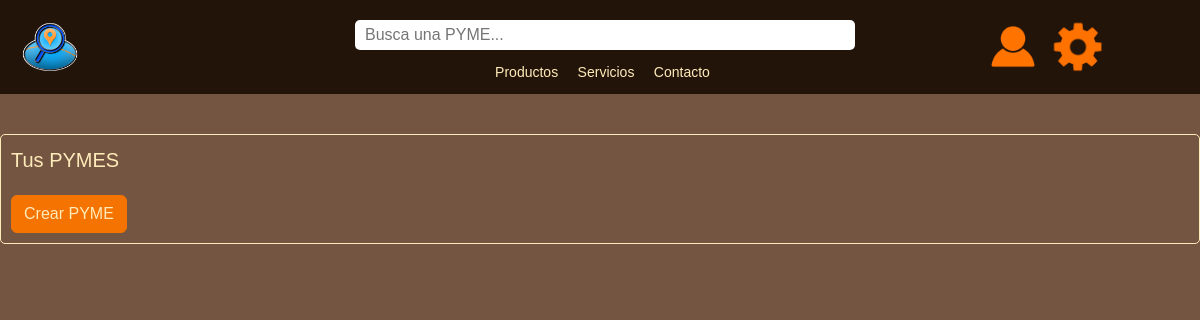
The page /pyme_usuario/ (signed in) on the database as committed earlier.
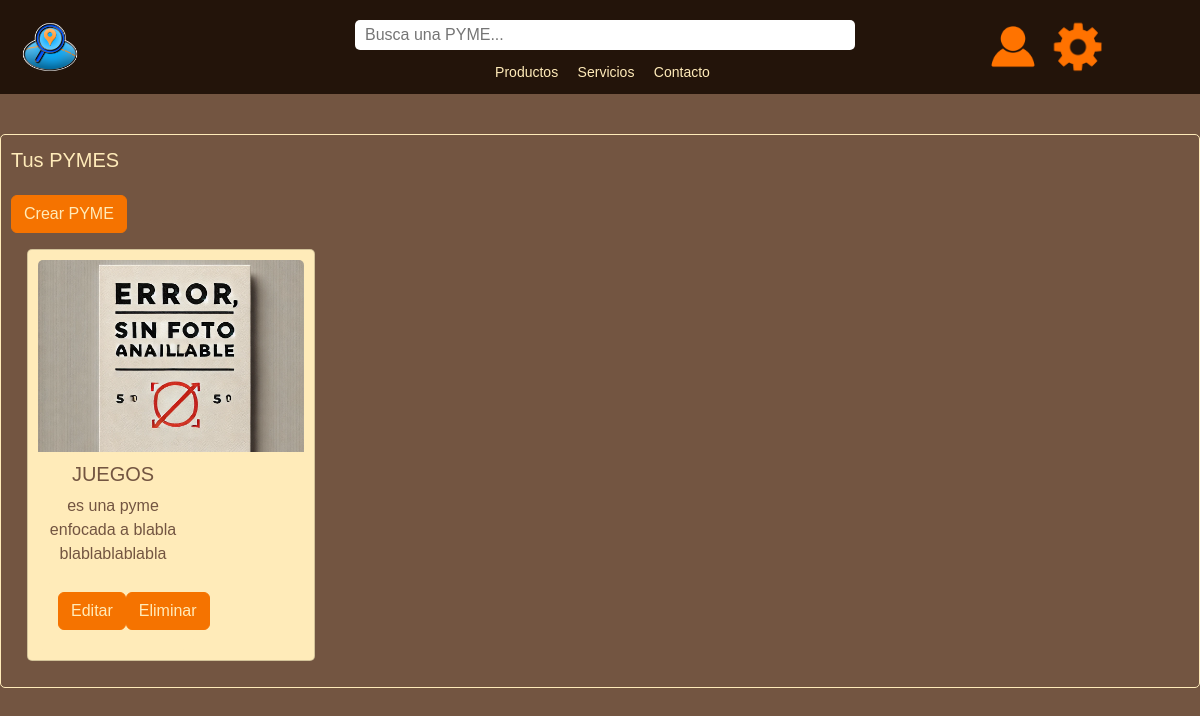
The same page on the database as committed later.
### main/models.py (models this page shows, shortened)
class PYME(models.Model):
    id_PYME = models.AutoField(primary_key=True)  # autoincrementable
    nombre = models.CharField(max_length=20)  # obligatoria
    direccion = models.CharField(max_length=50, blank=True, null=True)
    categoria = models.ForeignKey('CATEGORIA', on_delete=models.SET_NULL, null=True)  # Clave foránea a CATEGORIA
    descripcion = models.CharField(max_length=500)  # obligatoria
    estado = models.BooleanField(default=True)
    user = models.ForeignKey(User, on_delete=models.CASCADE)  # clave foránea conectada con User
    imagen = models.ImageField(upload_to='pymes/', blank=True, null=True)  # Campo para la imagen

### main/views.py (the view)
# urls.py: path('pyme_usuario/',views.pyme_usuario, name='pyme_usuario'),
def pyme_usuario(request):
    pymes = PYME.objects.filter(user=request.user)
    context = {'pymes': pymes}  # Pasar 'pymes' en un diccionario
    return render(request, 'main/pyme_usuario.html', context)

### main/templates/main/pyme_usuario.html
{% extends "main/base.html" %}
{% load static %}
{% block content %}
<div class="pyme-section">
    <div class="section-title">Tus PYMES</div>
    <a href="#" class="btn btn-primary">Crear PYME</a>
    <div class="pymes-saved">
        {% for pyme in pymes %}
            <div class="card" style="width: 18rem; margin: 1rem;">
                {% if pyme.imagen %}
                    <img src="{{ pyme.imagen.url }}" class="card-img-top" alt="Imagen de {{ pyme.nombre }}"
                        style="height: 12rem; object-fit: cover;" />
                {% else %}
                    <img src="{% static 'main/img/error.jpg' %}" class="card-img-top" alt="Imagen no disponible"
                        style="height: 12rem; object-fit: cover;" />
                {% endif %}
                <div class="card-body">
                    <h5 class="card-title">{{ pyme.nombre }}</h5>
                    <p class="card-text">{{ pyme.descripcion }}</p>
                    <div class="d-flex justify-content-between">
                        <a href="{% url 'pyme_usuario_edit' pyme.id_PYME %}" class="btn btn-primary">Editar</a>
                        <a href="{% url 'pyme_usuario_delete' pyme.id_PYME %}" class="btn btn-danger">Eliminar</a>
                    </div>
                </div>
            </div>
        {% endfor %}
    </div>
</div>
{% endblock %}

Rows that differ between the two databases and show on the page:
added PYME: nombre "JUEGOS", descripcion "es una pyme enfocada a blabla blablablablabla"
